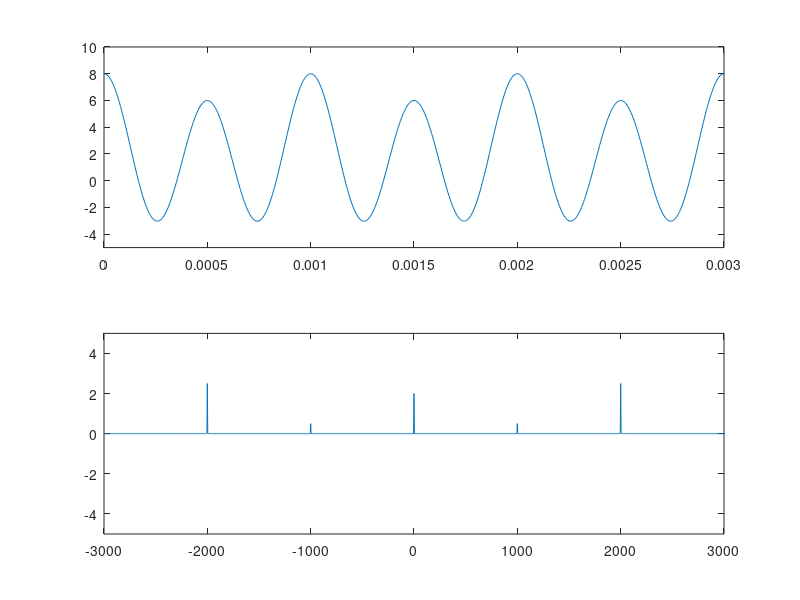
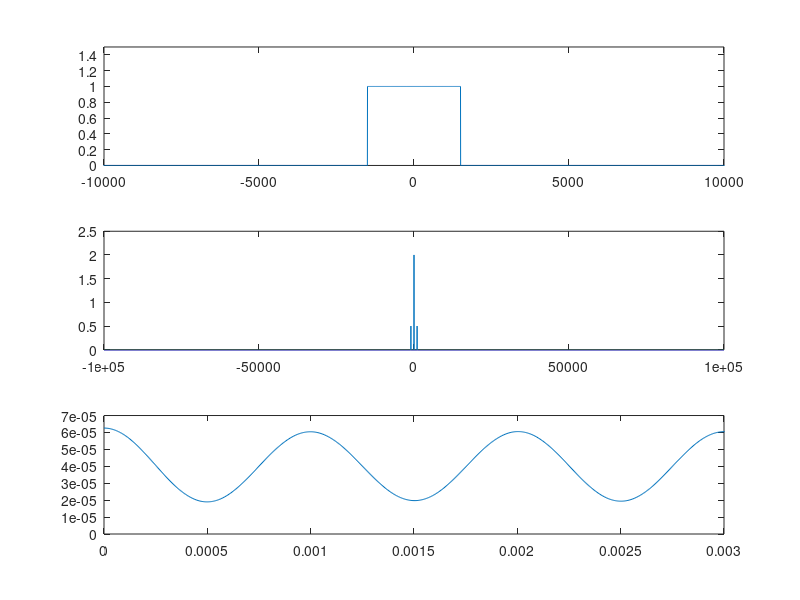

Source code (MATLAB) for these figures, in order:
clc
clear all
close all

%OBJETIVO: fazer um filtro passa-baixa de 1,5Khz no dominio da frequencia

%------------------------------------------------------------- |período
f = 1e3; %frequencia do seno
N = 200; %fator de super amostragem
fs = N*f; %frequencia de amostragem
num_periodo = 250; %numero de periodos
t_final = num_periodo*(1/f);
Ts = 1/fs; %tempo de amostragem (espaço entre as amostras)
t = [0:Ts:t_final]; 
passo_f = 1/t_final; %para vincular o sinal de entrada com o gráfico da frequencia
freq = [-fs/2:passo_f:fs/2];


%-------------------------------------------------------------- | plot seno
A = 6;
y = 2 + cos(2*pi*f*t)+5*cos(4*pi*f*t);
subplot(211)
plot(t,y)

%-------------------------------------------------------------
axis([0 3/f -5 10]) %para ajustar os eixos e visualizar apenas o primeiro período

%------------------------------------------------------------- |
%transformada de fourrier
Y = fft(y)/length(y);
Y = fftshift(Y);
subplot(212)
plot(freq,abs(Y)) % para deslocar e plotar o módulo no gráfico
axis([-3000 3000 -5 5])

%---------------------------------------------------------------|
%Potência
pot_y = sum(y.^2)/length(y)

% Para saber o tamanho do filtro tem que saber a posição da frequencia de
% 1,5k no vetor  
% Se o passo fosse um a posição seria 98,5k, mas o passo é 4 entao divide
% esse valor por 4
% Se o passo fosse 1 o vetor seria prenchido de 1s pela largura da banda que é 3k
% como o passo é quatro divide a banda por 4
% Após esse valor de preenche de zero novamente

%banda = 3e3;
%fc = 

filtro_PB = [zeros(1,24625) ones(1,751) zeros(1,24625)]; 
y_filter = abs(Y).*filtro_PB;
figure(2)
subplot(311)
plot(freq,filtro_PB)
ylim([0 1.5])
xlim([-10e3 10e3])

%plot saida do filtro
subplot(312)
plot(freq,y_filter)

% transformada inversa da saida do filtro
y_out = ifft(ifftshift(y_filter));
subplot(313)
plot(t,(y_out))
xlim([0 3/f])
